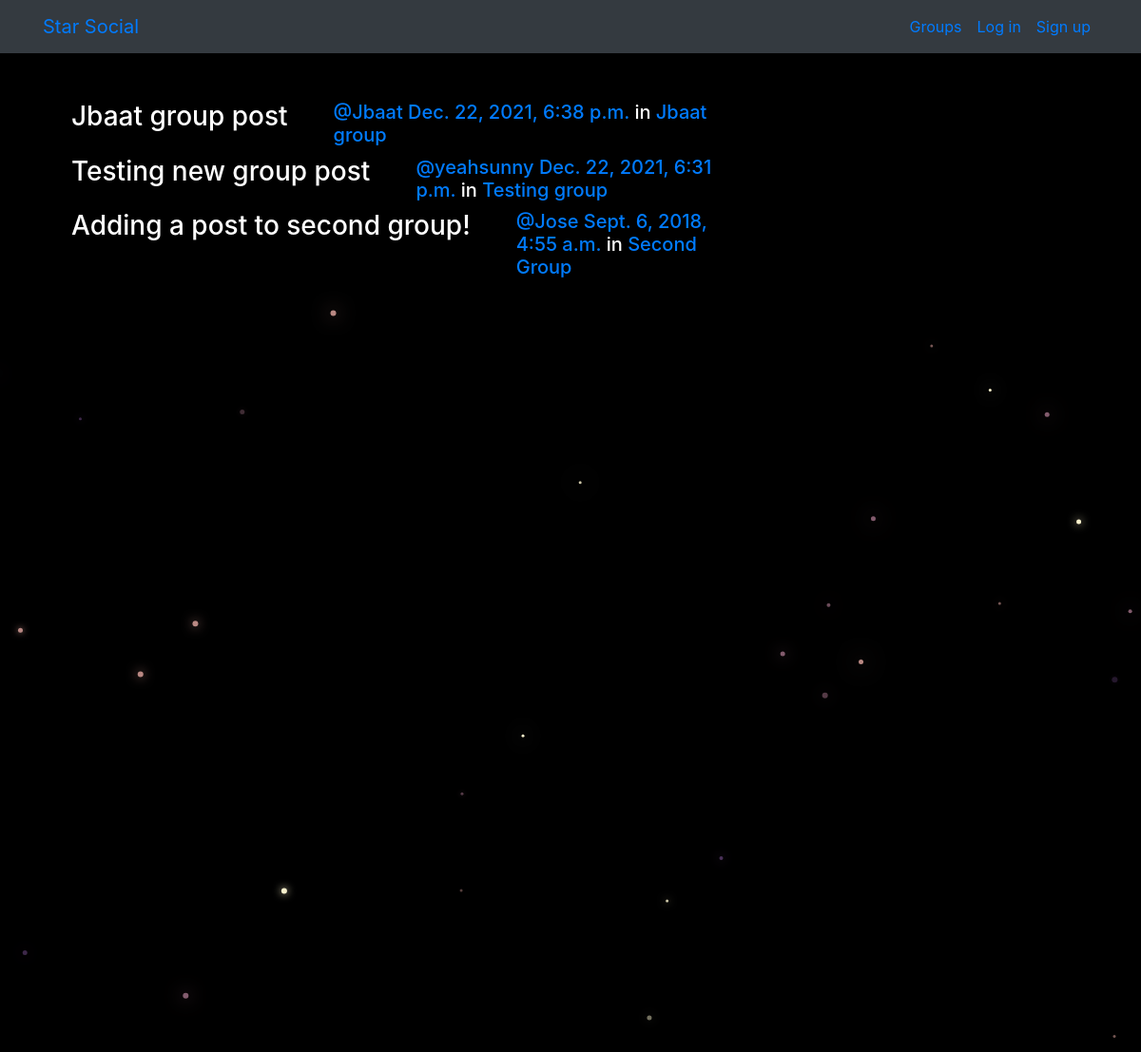
/posts/, run on the app's committed database.
### posts/models.py (models this page shows, shortened)
class Post(models.Model):
    user = models.ForeignKey(User, related_name="posts",on_delete = models.CASCADE)
    created_at = models.DateTimeField(auto_now=True)
    message = models.TextField()
    message_html = models.TextField(editable=False)
    group = models.ForeignKey(Group, related_name="posts",null=True, blank=True,on_delete=models.CASCADE)
    class Meta:
        ordering = ["-created_at"] # '-' sign for displaying in descending order
        unique_together = ["user", "message"]

### groups/models.py (models this page shows, shortened)
class Group(models.Model):
    name = models.CharField(max_length=255, unique=True)
    slug = models.SlugField(allow_unicode=True, unique=True)
    description = models.TextField(blank=True, default='')
    description_html = models.TextField(editable=False, default='', blank=True)
    members = models.ManyToManyField(User,through="GroupMember")
    class Meta:
        ordering = ["name"]

### posts/views.py (the view)
class PostList(SelectRelatedMixin, generic.ListView):
    model = models.Post
    select_related = ("user", "group")

### posts/templates/posts/post_list.html (shortened to what this page needs)
{% extends "posts/post_base.html" %}
{% load humanize %}
{% block post_content %}
	<div class="col-md-8">
		{% for post in post_list %}
			{% include "posts/_post.html" %}
		{% endfor %}
	</div>
{% endblock %}

### posts/templates/posts/_post.html (shortened to what this page needs)
<div class="post media">
	<h3 class="mr-5">{{ post.message_html|safe }}</h3>
	<div class="media-body">
		<h5>
			<span class="username">
				<a href="{% url 'posts:for_user' username=post.user.username %}">@{{ post.user.username }}</a>
			</span>
			<time class="time">
				<a href="{% url 'posts:single' username=post.user.username pk=post.pk %}">{{ post.created_at }}</a>
			</time>
			{% if post.group %}
			<span class="group-name">in
				<a href="#">{{ post.group.name }}</a>
			</span>
			{% endif %}
		</h5>
	</div>
</div>

### static/simplesocial/css/master.css (style rules this page uses)
body { margin: 0; overflow: hidden; background-color: black; color:white; }

### data on the page
Post: message_html "Jbaat group post", user.username "Jbaat", created_at "Dec. 22, 2021, 6:38 p.m.", group.name "Jbaat group"
Post: message_html "Testing new group post", user.username "yeahsunny", created_at "Dec. 22, 2021, 6:31 p.m.", group.name "Testing group"
Post: message_html "Adding a post to second group!", user.username "Jose", created_at "Sept. 6, 2018, 4:55 a.m.", group.name "Second Group"
